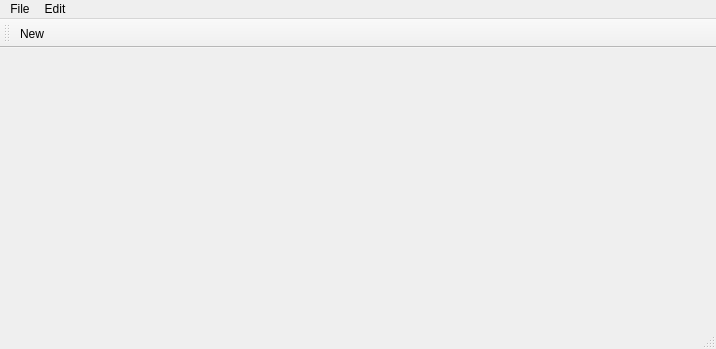
<?xml version="1.0" encoding="UTF-8"?>
<ui version="4.0">
 <class>MainWindow</class>
 <widget class="QMainWindow" name="MainWindow">
  <property name="geometry">
   <rect>
    <x>0</x>
    <y>0</y>
    <width>716</width>
    <height>349</height>
   </rect>
  </property>
  <property name="windowTitle">
   <string>MainWindow</string>
  </property>
  <widget class="QWidget" name="centralWidget">
   <widget class="QCustomPlot" name="widget" native="true">
    <property name="geometry">
     <rect>
      <x>100</x>
      <y>0</y>
      <width>461</width>
      <height>271</height>
     </rect>
    </property>
   </widget>
  </widget>
  <widget class="QMenuBar" name="menuBar">
   <property name="geometry">
    <rect>
     <x>0</x>
     <y>0</y>
     <width>716</width>
     <height>21</height>
    </rect>
   </property>
   <widget class="QMenu" name="menuFile">
    <property name="title">
     <string>File</string>
    </property>
    <addaction name="actionNew"/>
    <addaction name="actionOpen"/>
    <addaction name="actionSave"/>
    <addaction name="separator"/>
    <addaction name="actionClear_Grapg"/>
   </widget>
   <widget class="QMenu" name="menuEdit">
    <property name="title">
     <string>Edit</string>
    </property>
    <addaction name="separator"/>
   </widget>
   <addaction name="menuFile"/>
   <addaction name="menuEdit"/>
  </widget>
  <widget class="QToolBar" name="mainToolBar">
   <attribute name="toolBarArea">
    <enum>TopToolBarArea</enum>
   </attribute>
   <attribute name="toolBarBreak">
    <bool>false</bool>
   </attribute>
   <addaction name="actionNew"/>
  </widget>
  <widget class="QStatusBar" name="statusBar"/>
  <action name="actionNew">
   <property name="text">
    <string>New</string>
   </property>
  </action>
  <action name="actionOpen">
   <property name="text">
    <string>Open</string>
   </property>
  </action>
  <action name="actionSave">
   <property name="text">
    <string>Save</string>
   </property>
  </action>
  <action name="actionSave_as">
   <property name="text">
    <string>Save as</string>
   </property>
  </action>
  <action name="actionClear_Grapg">
   <property name="text">
    <string>Clear Graph</string>
   </property>
  </action>
  <action name="actionEdit">
   <property name="text">
    <string>Iteration</string>
   </property>
  </action>
 </widget>
 <layoutdefault spacing="6" margin="11"/>
 <customwidgets>
  <customwidget>
   <class>QCustomPlot</class>
   <extends>QWidget</extends>
   <header>qcustomplot.h</header>
   <container>1</container>
  </customwidget>
 </customwidgets>
 <resources/>
 <connections/>
</ui>
